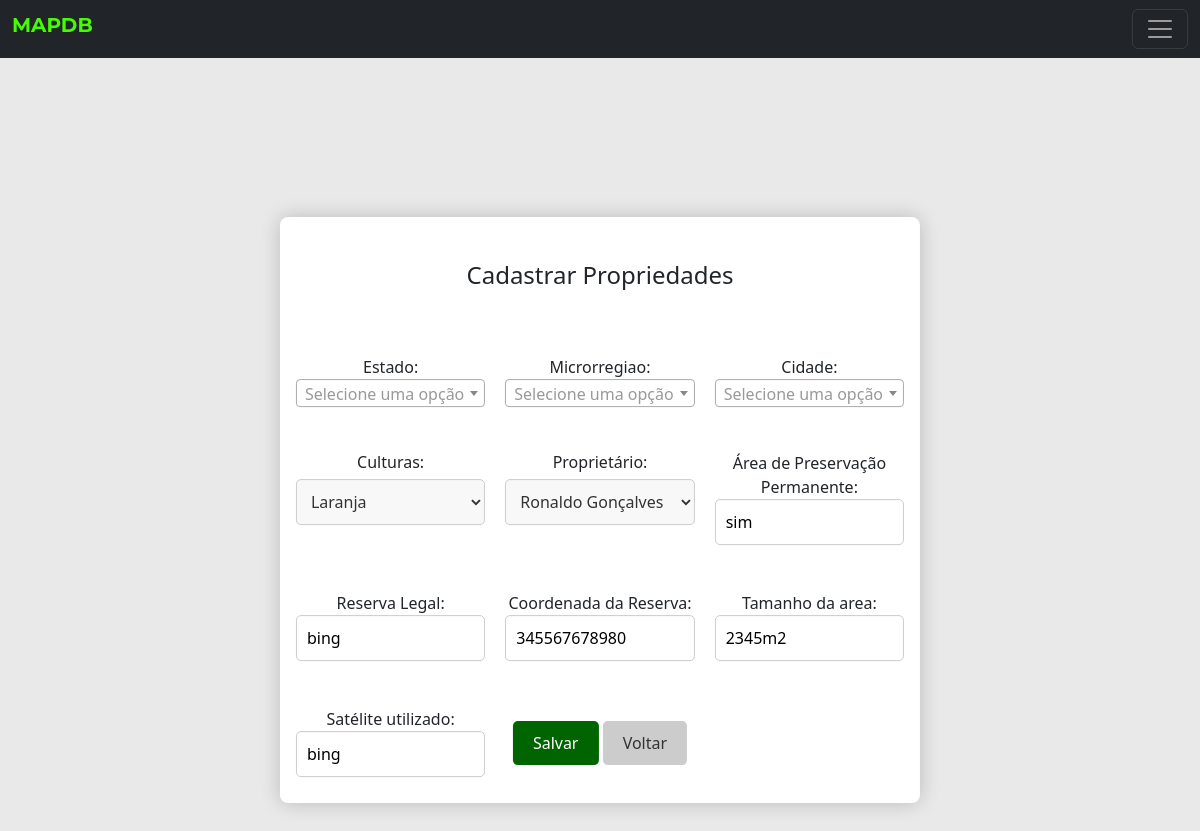
The app's page /update_propriedade/1/ (signed in) with its own data.
### app/models.py (models this page shows, shortened)
class Propriedades(models.Model):
    Estado = models.CharField(max_length=40)
    Microrregiao = models.CharField(max_length=40)
    Cidade = models.CharField(max_length=40)
    Culturas = models.ForeignKey(Culturas, on_delete=models.CASCADE)
    Proprietarios = models.ForeignKey(Proprietarios, on_delete=models.CASCADE)
    app = models.CharField(max_length=20)
    rl = models.CharField(max_length=50)
    rl_coordenadas = models.CharField(max_length=13)
    tamanho_area = models.CharField(max_length=11)
    satelite = models.CharField(max_length=11)

### app/views.py (the view)
# urls.py: path('update_propriedade/<int:pk>/', update_propriedade, name='update_propriedade'),
def update_propriedade(request, pk):
    propriedade = get_object_or_404(Propriedades, pk=pk)
    if request.method == 'POST':
        form = PropriedadesForm(request.POST or None, instance=propriedade)
        if form.is_valid():
            form.save()
            return redirect('index_propriedade')
    else:
        form = PropriedadesForm(instance=propriedade)
    return render(request, 'create_propriedade.html', {'form': form, 'db': propriedade})

### app/form.py
class PropriedadesForm(ModelForm):
    Culturas = forms.ModelChoiceField(queryset=Culturas.objects.all())
    Proprietarios = forms.ModelChoiceField(queryset=Proprietarios.objects.all())
    class Meta:
        model = Propriedades
        fields = ['Estado', 'Microrregiao', 'Cidade',  'Culturas', 'Proprietarios', 'app', 'rl', 'rl_coordenadas', 'tamanho_area', 'satelite']

### app/models.py (called while the page is built)
    def __str__(self):
        return self.TipoCultura

    def __str__(self):
        return self.nomeProprietarios

### Templates/create_propriedade.html (shortened to what this page needs)
{% extends 'menu.html' %}
{% load static %}
{% block body%}
<!DOCTYPE html>
<html lang="pt-br">
<head>
    <link href="https://cdnjs.cloudflare.com/ajax/libs/select2/4.0.13/css/select2.min.css" rel="stylesheet">
    <link rel="stylesheet" href="{% static 'css/cadPropriedade.css' %}">
</head>
<body>
{% if request.user.is_authenticated %}
    <div class="div-propriedade">
        <div class = "col-8 m-auto pt-2 pb-2 text-center">
            <h2>Cadastrar Propriedades</h2>
        </div>
        <div class = "col-8 m-auto pt-4 pb-2 text-center">
            <form name = "form" id="form" action="{% if db %}{% url 'update_propriedade' db.id %}{% else %}{% url 'create_propriedade' %}{% endif %}"  method="post">
                <div class="form-group mt-4">Estado:
                </div>
                <div class="form-group mt-4">Microrregiao:
                </div>
                <div class="form-group mt-4">Cidade:
                </div>
                <div class="form-group">
                    <label placeholder="Selecione uma cultura">Culturas:</label>
                        {{ form.Culturas}}
                </div>
                <div class="form-group">
                    <label placeholder="Selecione um proprietário">Proprietário:</label>
                        {{ form.Proprietarios }}
                </div>
                <div class="form-group mt-4">Área de Preservação Permanente:
                    <input class="campo-geral" type="text" placeholder="inserir APP" name="{{ form.app.name }}" value="{{ form.app.value|default_if_none:'' }}" required>
                </div>
                <div class="form-group mt-4">Reserva Legal:
                    <input class="campo-geral" type="text" placeholder="inserir reserva" name="{{ form.rl.name }}" value="{{ form.rl.value|default_if_none:'' }}" required>
                </div>
                <div class="form-group mt-4">Coordenada da Reserva:
                    <input class="campo-geral" type="text" placeholder="insira a coordenada" name="{{ form.rl_coordenadas.name }}" value="{{ form.rl_coordenadas.value|default_if_none:'' }}" required>
                </div>
                <div class="form-group mt-4">Tamanho da area:
                    <input class="campo-geral" type="text" placeholder="insira o tamanho da área" name="{{ form.tamanho_area.name }}" value="{{ form.tamanho_area.value|default_if_none:'' }}" required>
                </div>
                <div class="form-group mt-4">Satélite utilizado:
                    <input class="campo-geral" type="text" placeholder="inserir fonte" name="{{ form.satelite.name }}" value="{{ form.satelite.value|default_if_none:'' }}" required>
                </div>
                <div class="form-group mt-4">
                    <input type="submit" class="btn-salv" value="Salvar">
                    <button class="btn-volt" onclick="voltar()">Voltar</button>
                </div>
            </form>
        </div>
    </div>
{% else %}
<div class="prohibited-container">
    <h2>Área proibida!</h2>
    <a class="login-link" href="/login">Clique aqui para fazer login</a>
</div>
{% endif %}
</body>
</html>
{% endblock %}

### static/css/menu.css (style rules this page uses)
body { background: #e4e4e4ce; margin-bottom: 60px; }
h2 { font-size: 24px; text-align: center; margin-top: 20px; }

### static/css/cadPropriedade.css (style rules this page uses)
body { margin: 0; border: 0; padding: 0; background: #e4e4e4ce; min-height: 110vh; min-width: 100vw; display: flex; align-items: center; justify-content: center; }
.div-propriedade { flex-direction: column; background: white; position: absolute; top: 58%; left: 50%; transform: translate(-50%, -50%); background: white; max-width: 700px; min-height: 40vh; padding: 1rem; box-shadow: 0px 0px 20px rgba(0.2, 0.2, 0.2, 0.2); border-radius: 8px; }
#form { display: grid; grid-template-columns: repeat(3, 1fr); gap: 20px; width: 100%; max-width: 800px; margin-top: 1px; align-items: center; justify-content: center; }
.campo-geral { width: 100%; padding: 10px; border: 1px solid #ccc; border-radius: 5px; font-size: 16px; margin-bottom: 2px; }
.form-group label { margin-bottom: 5px; }
.form-group select { width: 100%; padding: 10px; border: 1px solid #ccc; border-radius: 5px; background-color: #f8f8f8; font-size: 16px; color: #333; }
.btn-salv { background-color: darkgreen; color: #fff; padding: 10px 20px; border: none; border-radius: 5px; font-size: 16px; cursor: pointer; }
.btn-volt { background-color: #ccc; color: #333; padding: 10px 20px; border: none; border-radius: 5px; font-size: 16px; cursor: pointer; }

### records on screen
Propriedades: Culturas "Laranja", Proprietarios "Ronaldo Gonçalves", app "sim", rl "bing", rl_coordenadas "345567678980", tamanho_area "2345m2", satelite "bing"
